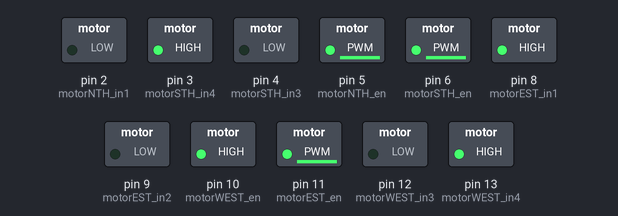
Simulated run of this sketch. Board: Arduino Uno, built with avr-gcc and run on an emulated ATmega328P. Parts: switched loads named in the sketch (green lamp = pin HIGH). Pins used as bus, display or sensor lines are not drawn.

Above: at 0.1 s.
Timing chart, 0 to 1.6 s (numbered marks = the images above):
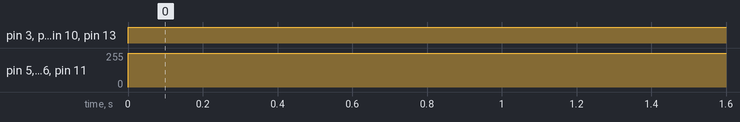

The sketch:

Prueba_control_de_motor.ino
```cpp
//
#define motorNTH_en    5 //11
#define motorNTH_in1   2 //12
#define motorNTH_in2   1 //13
#define motorSTH_en    6 //10
#define motorSTH_in3   4 //8
#define motorSTH_in4   3 //9
#define motorEST_en    11 //6
#define motorEST_in1   8 //4
#define motorEST_in2   9 //3
#define motorWEST_en   10 //5
#define motorWEST_in3  12 //2
#define motorWEST_in4  13 //1
#include <Wire.h>

byte pwm_motor1 = 11, pwm_motor2 = 11, pwm_motor3 = 11, pwm_motor4 = 11;
byte val = 0;
int canal3 = 0, canal4 = 0, canal2 = 0, devolver = 0, PWMNS = 0, PWMEOE = 0, PWGIRO = 0;


void setup() {
  // par de motores Norte/Sur
  pinMode(motorNTH_en,  OUTPUT);
  pinMode(motorNTH_in1, OUTPUT);
  pinMode(motorNTH_in2, OUTPUT);
  pinMode(motorSTH_en,  OUTPUT);
  pinMode(motorSTH_in3, OUTPUT);
  pinMode(motorSTH_in4, OUTPUT);

  // par de motores Este/Oeste
  pinMode(motorEST_en,  OUTPUT);
  pinMode(motorEST_in1, OUTPUT);
  pinMode(motorEST_in2, OUTPUT);
  pinMode(motorWEST_en, OUTPUT);
  pinMode(motorWEST_in3, OUTPUT);
  pinMode(motorWEST_in4, OUTPUT);

  Serial.begin(9600);
  Wire.begin(9);
  Wire.onReceive(leer);
}

void loop() {
  //info_canales();
  escalaPWM();
}


//void info_canales() {
//  Serial.print("  Canal 3:");
//  canal3 = (int) canal3;
//  Serial.print(canal3);
//
//  canal4 = (int) canal4;
//  Serial.print("  Canal 4:");
//  Serial.print(canal4);
//}
//


void escalaPWM() {
//      PWMNS = escala(canal3); // se define el vector de pwm. canal 3 rige a motor Norte y Sur. y canal 4 a Este y Oeste.
//      PWGIRO = escala(canal2);
//
//      if (PWGIRO < 5) {
//            if (PWMNS > 0) {
//              digitalWrite(motorNTH_in1, HIGH);
//              digitalWrite(motorNTH_in2, LOW);
//              digitalWrite(motorSTH_in4, HIGH);
//              digitalWrite(motorSTH_in3, LOW);
//            } else {
//
//              digitalWrite(motorNTH_in2, HIGH);
//              digitalWrite(motorNTH_in1, LOW);
//              digitalWrite(motorSTH_in3, HIGH);
//              digitalWrite(motorSTH_in4, LOW);
//            }
//      } else {
//            if (PWMNS > 0) {
//              digitalWrite(motorNTH_in1, HIGH);
//              digitalWrite(motorNTH_in2, LOW);
//              digitalWrite(motorSTH_in4, LOW);
//              digitalWrite(motorSTH_in3, HIGH);
//            } else {
//
//              digitalWrite(motorNTH_in2, HIGH);
//              digitalWrite(motorNTH_in1, LOW);
//              digitalWrite(motorSTH_in3, LOW);
//              digitalWrite(motorSTH_in4, HIGH);
//            }
//      }

        PWMNS = escala(canal3); // se define el vector de pwm. canal 3 rige a motor Norte y Sur. y canal 4 a Este y Oeste.
        if (PWMNS > 0) {
          digitalWrite(motorNTH_in1, HIGH);
          digitalWrite(motorNTH_in2, LOW);
          digitalWrite(motorSTH_in4, LOW);
          digitalWrite(motorSTH_in3, HIGH);
        } else {

          digitalWrite(motorNTH_in2, HIGH);
          digitalWrite(motorNTH_in1, LOW);
          digitalWrite(motorSTH_in3, LOW);
          digitalWrite(motorSTH_in4, HIGH);
        }
        if (abs(PWMNS) > 10) {
              analogWrite(motorNTH_en, abs(PWMNS));
              analogWrite(motorSTH_en, abs(PWMNS));
        } else {
              analogWrite(motorNTH_en, 0);
              analogWrite(motorSTH_en, 0);
        }

        PWMEOE = escala(canal4);
        if (PWMEOE > 0) {
              digitalWrite(motorEST_in2, HIGH);
              digitalWrite(motorEST_in1, LOW);
              digitalWrite(motorWEST_in3, HIGH);
              digitalWrite(motorWEST_in4, LOW);
        } else {
              digitalWrite(motorEST_in1, HIGH);
              digitalWrite(motorEST_in2, LOW);
              digitalWrite(motorWEST_in4, HIGH);
              digitalWrite(motorWEST_in3, LOW);
        }
        if (abs(PWMEOE) > 10) {
          analogWrite(motorEST_en,  abs(PWMEOE));
          analogWrite(motorWEST_en, abs(PWMEOE));
        } else {
          analogWrite(motorEST_en,  0);
          analogWrite(motorWEST_en, 0);
        }
}


int escala(int solicitud_canal) {
  devolver =  0.51 * (solicitud_canal - 1500.0);
  return devolver;
}


// comunicacion i2c
void leer(int cuantos_bytes) {
      if (cuantos_bytes == 6) {
        canal3 = Wire.read();
        canal3 <<= 8;
        canal3 |= Wire.read();

        canal4 = Wire.read();    // receive high byte (overwrites previous reading)
        canal4 = canal4 << 8;    // shift high byte to be high 8 bits
        canal4 |= Wire.read();

        canal2 = Wire.read();
        canal2 <<= 8;
        canal2 |= Wire.read();

        Serial.println("Canal 4: ");
        Serial.print(canal4);
      }
}
```

Measured:
- by itself, pin 3 (motorSTH_in4), pin 8 (motorEST_in1), pin 10 (motorWEST_en), pin 13 (motorWEST_in4): LOW → HIGH at 0.00 s
- by itself, pin 5 (motorNTH_en), pin 6 (motorSTH_en), pin 11 (motorEST_en): 0/255 → 253/255 at 0.00 s
